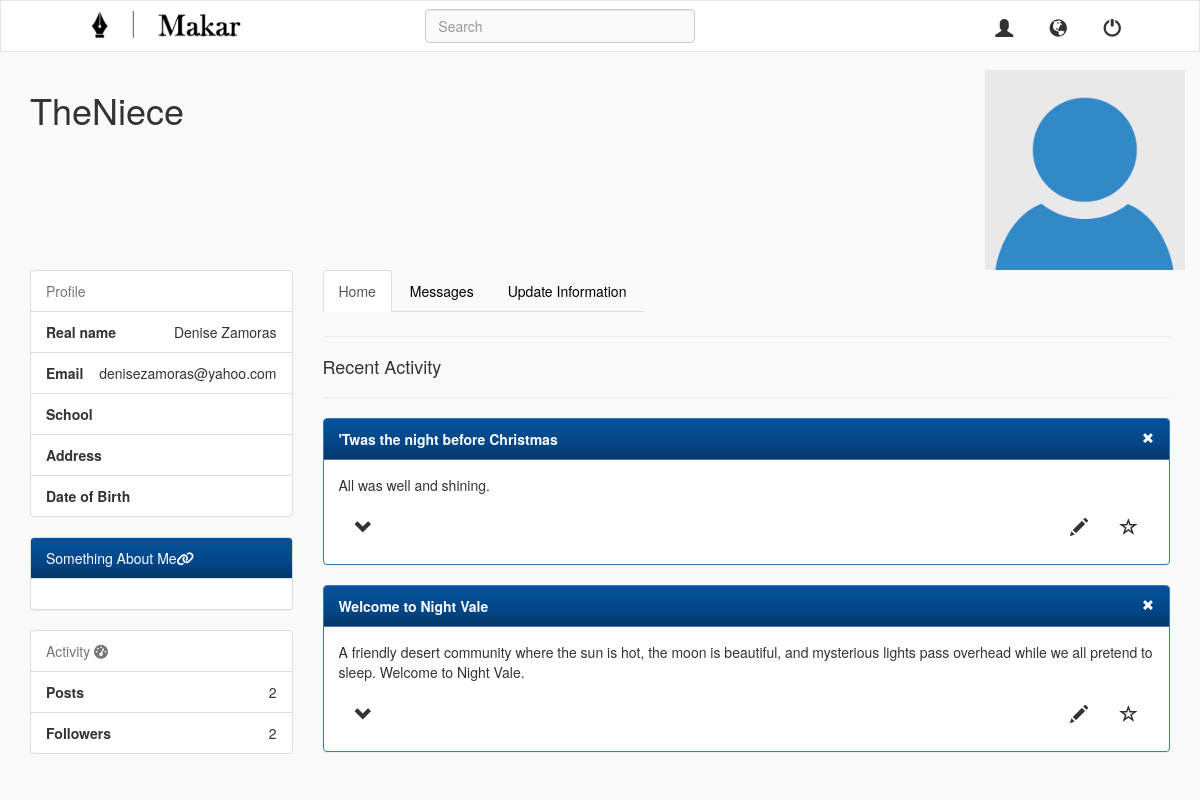
Before: /profile.php?id=2 (signed in) with the older database file.
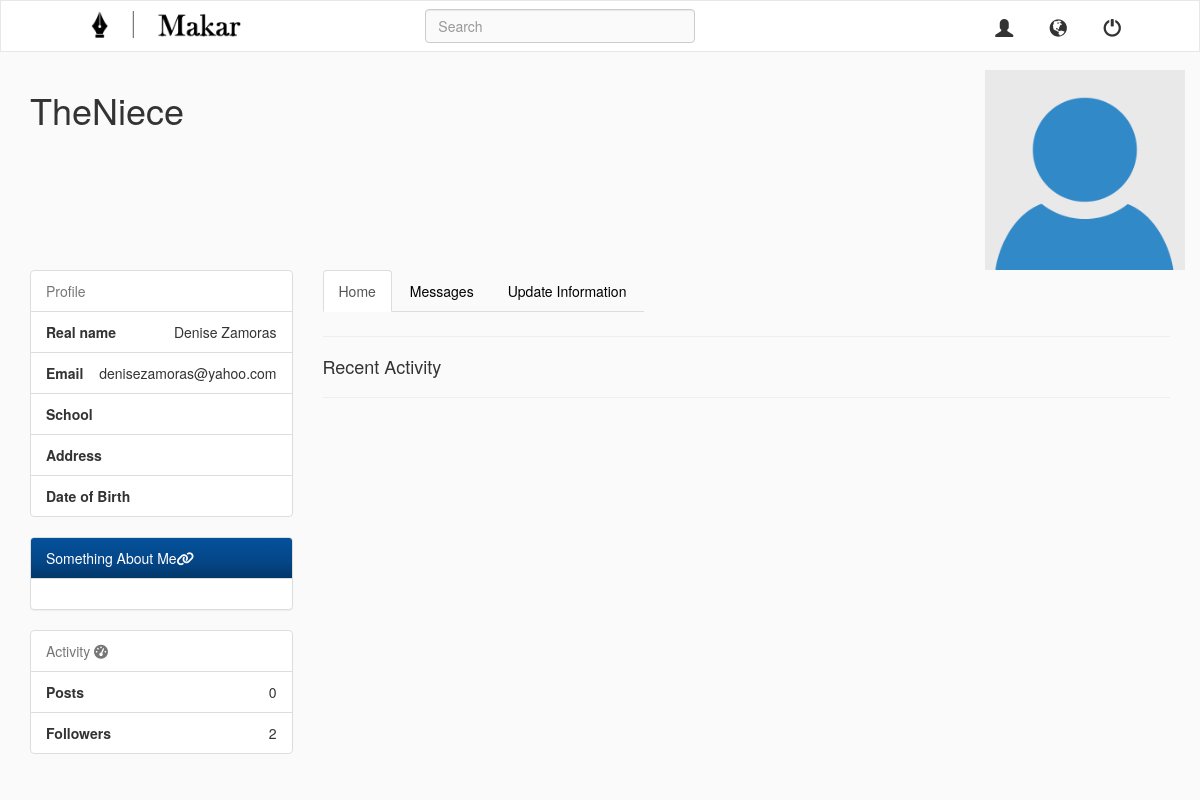
After: the same page with the newer database file.
### tables this page shows
CREATE TABLE `post` (
  `post_id` int(11) NOT NULL,
  `post_title` varchar(70) DEFAULT NULL,
  `post` varchar(170) DEFAULT NULL,
  `no_contri` int(11) DEFAULT '0',
  `no_fave` int(11) DEFAULT NULL,
  `author_id` int(11) DEFAULT NULL,
  `pdate` datetime DEFAULT CURRENT_TIMESTAMP
);

### profile.php (the view, shortened to what the changed rows need)
<!DOCTYPE html>
<html lang="en">
<head>
    <link rel="stylesheet" type="text/css" href="dist/css/bootstrap.min.css">
    <link rel="stylesheet" href="css/animate.css">
</head>
<body>
    <div class='container-fluid'>
      <?php
  		require("navbar.php");
  		if(isset($_GET['id'])){
        		$id = $_GET['id'];
        	}else{
        		$id = $_SESSION['user_id'];
        	}
          $query = mysqli_query($conn,"SELECT * FROM users WHERE user_id='{$id}'");
          $row = mysqli_fetch_assoc($query);
  	  ?>
      <div class="container animated fadeIn">
        <div class="row">
            <div class="col-sm-8" id="username"><h1><?php echo $row['username']?></h1></div>
        </div>
        <div class="row">
          <div class="col-sm-3">
              <link rel="stylesheet" type="text/css" href="css/font-awesome.min.css">
              <ul class="list-group">
                <li class="list-group-item text-muted">Activity <i class="fa fa-dashboard fa-1x"></i></li>
                <li class="list-group-item text-right"><span class="pull-left"><strong>Posts</strong></span>
                  <?php
                    $postquery = mysqli_query($conn,"SELECT COUNT(post_id) FROM post WHERE author_id='{$row['user_id']}'");
                    $postcount = mysqli_fetch_row($postquery);
                    echo $postcount[0];
                  ?>
                </li>
                <li class="list-group-item text-right"><span class="pull-left"><strong>Followers</strong></span>
                  <?php
                    $followerquery = mysqli_query($conn,"SELECT COUNT(follower_id) FROM followers WHERE user_id='{$row['user_id']}'");
                    $followercount = mysqli_fetch_row($followerquery);
                    echo $followercount[0];
                  ?>
                </li>
              </ul>
          </div>
          <div class="col-sm-9">
              <div class="tab-content">
                 <div class="tab-pane active" id="home">
  				   	<?php
                        $qpost = "SELECT * FROM post WHERE author_id='{$id}' ORDER BY pdate DESC";
                        $posts = mysqli_query($conn, $qpost);
                        if($posts->num_rows > 0){
                          while($post = $posts->fetch_assoc()){
                            echo '<div class="panel panel-primary">
                                <div class="panel-heading"><strong>'.$post["post_title"].'</strong><small class="edit white"><span class="glyphicon glyphicon-remove remove" aria-hidden="true" aria-label="down"></span></small></div>
                                <div class="panel-body">
                                  <p>'.$post["post"].'</p>
                                  <div class="row">
                                    <div class="col-lg-4">
                                      <h5 class="contri"><span class="badge">'.$post["no_contri"].'</span> Contributors</h5>
                                      <button type="button" class="btn btn-default btn-lg comments">
                                        <span class="glyphicon glyphicon-chevron-down" aria-hidden="true" aria-label="down"></span>
                                      </button>
                                    </div>
                                    <div class="col-lg-4 col-lg-offset-4 editing">
                                      <input type="hidden" value="'.$post["post_id"].'" >
                                      <button type="button" class="btn btn-default btn-lg edit add_f">
                                        <span class="glyphicon glyphicon-star-empty" aria-hidden="true" aria-label="favourite"></span>
                                      </button>
                                      <button type="button" class="btn btn-default btn-lg edit add_c" data-toggle="modal" data-target="#contribute">
                                        <span class="glyphicon glyphicon-pencil" aria-hidden="true" aria-label="pencil"></span>
                                      </button>
                                    </div>
                                  </div>
                                    <ul class="list-group contri">';
                            echo"</ul>
                              </div>
                              </div>";
                          }
                        }
                      ?>
                 </div>
              </div>
          </div>
        </div>
      </div>
    </div>
</body>
</html>

Changed rows visible on the page:
removed post: post_title "'Twas the night before Christmas", post "All was well and shining."
no longer on this page (row edited): post: post_title "Welcome to Night Vale", post "A friendly desert community where the sun is hot, the moon is beautiful, and mysterious lights pass overhead while we all pretend to sleep. Welcome to Night Vale."
Other visible differences:
$postcount[0]: "2" → "0"
